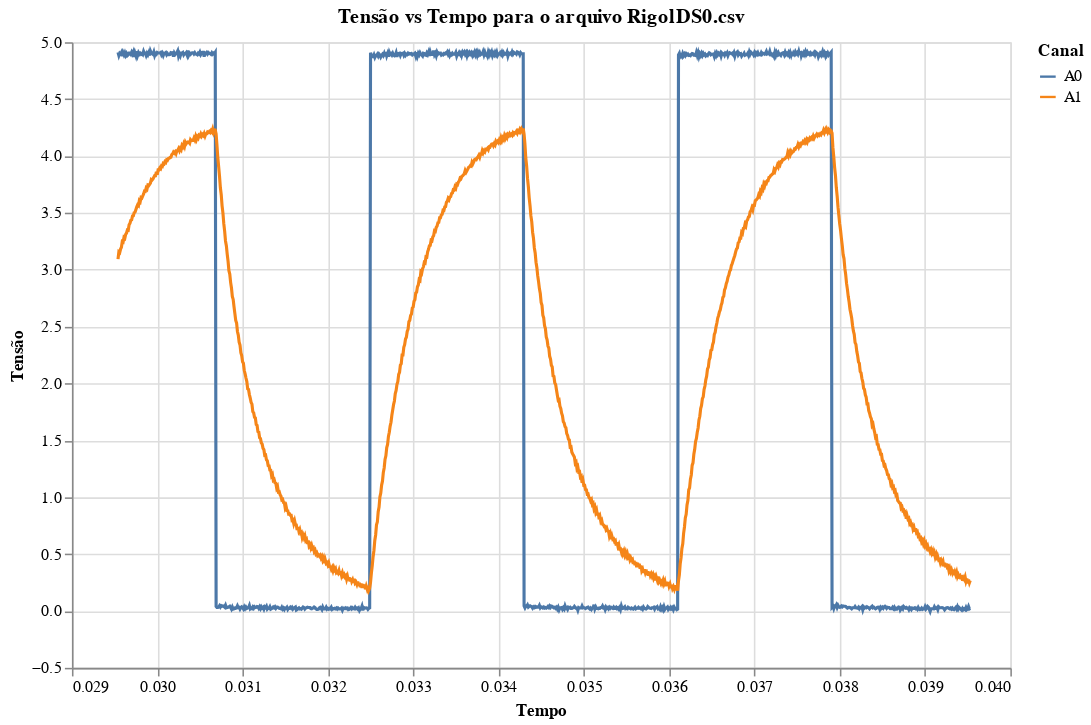
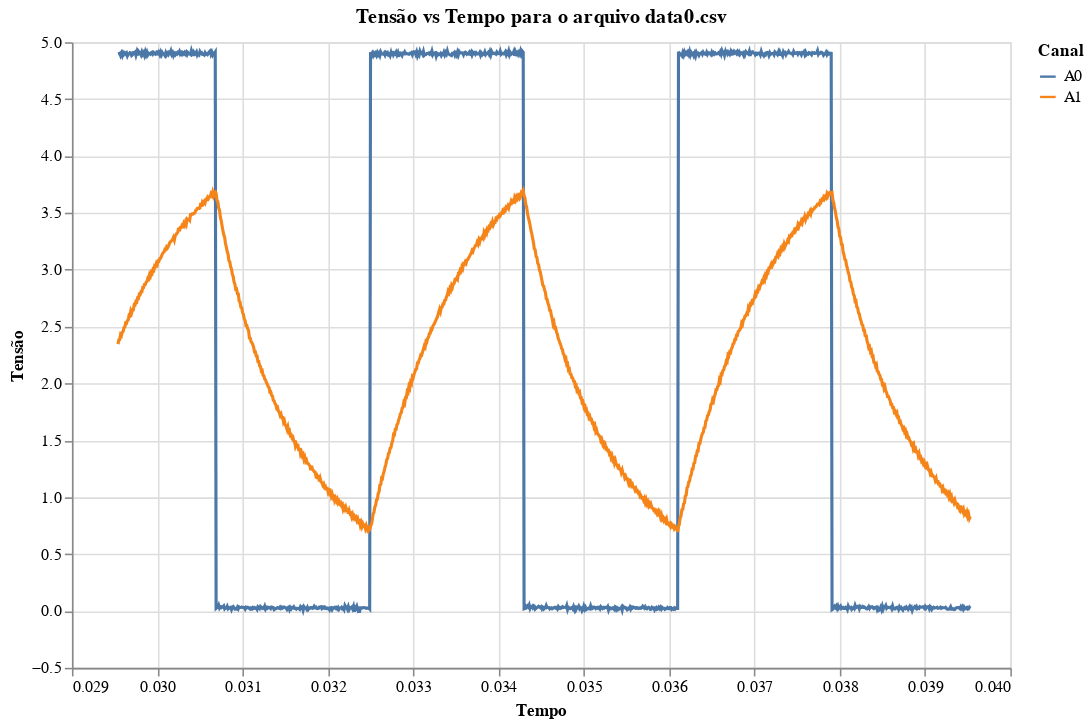
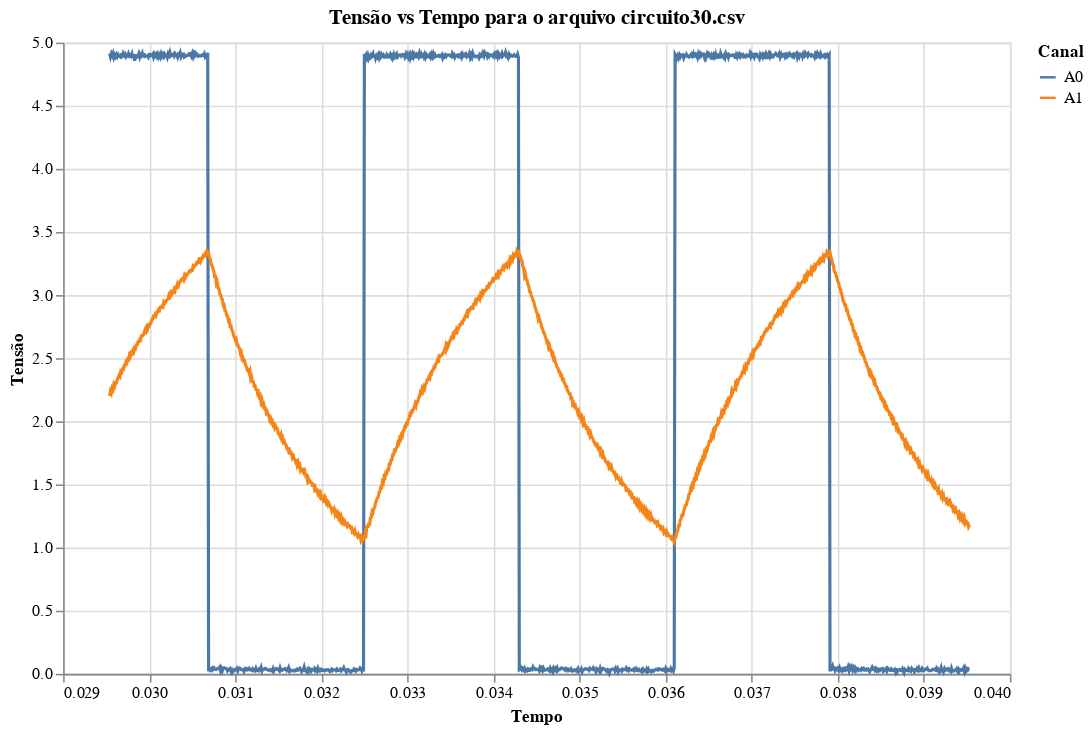
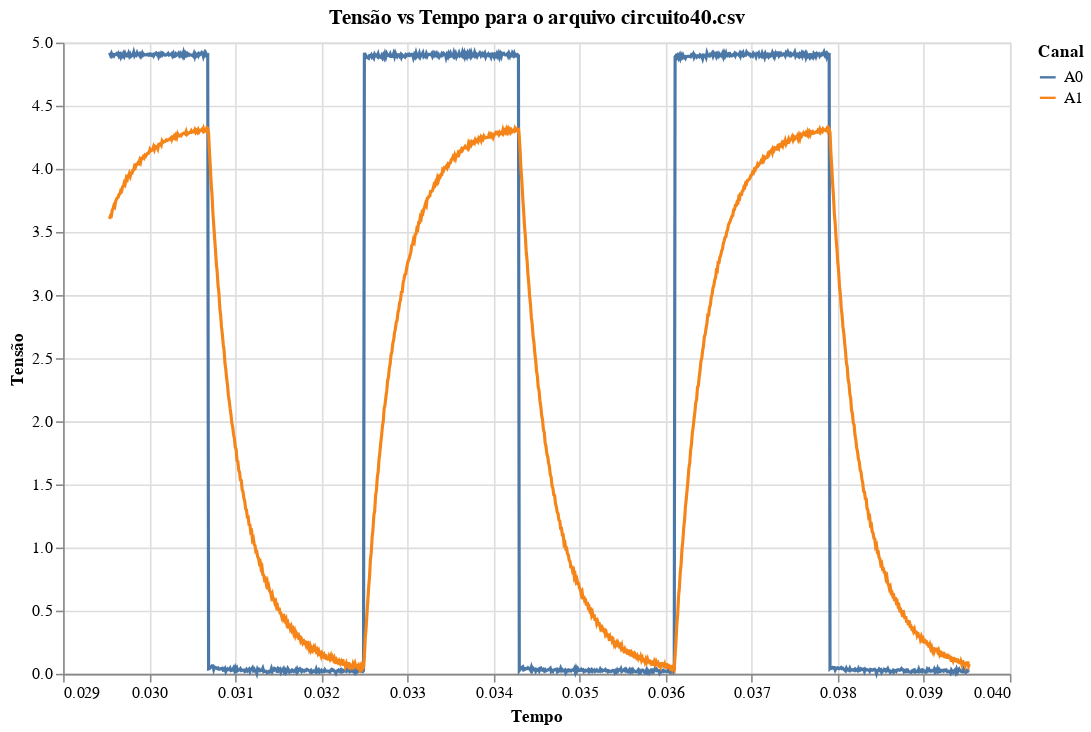

Notebook cell for these charts, in order:
### Markdown cell above
### GRAFICOS RC

### Code cell
import pandas as pd
import altair as alt
import requests

def carregar_dados(url):
    try:
        df = pd.read_csv(url, delimiter=',', on_bad_lines='skip')
    except pd.errors.ParserError as e:
        print(f"Erro de análise ao carregar o CSV: {e}")
        return None, None, None
    except Exception as e:
        print(f"Erro ao carregar o CSV: {e}")
        return None, None, None

    df.columns = df.columns.str.strip()

    print(f"Carregado com sucesso de {url} - Primeiras linhas:\n", df.head())
    print("Colunas disponíveis:", df.columns)

    try:
        tempo = df['Time(s)'].values
        A0 = df['CH1V'].values
        A1 = df['CH2V'].values
    except KeyError as e:
        print(f"Erro ao acessar a coluna: {e}")
        return None, None, None

    return tempo, A0, A1

def gerar_graficos(tempo, A0, A1, url):
    df_plot = pd.DataFrame({'Tempo': tempo, 'A0': A0, 'A1': A1})
    df_plot = pd.melt(df_plot, id_vars=['Tempo'], value_vars=['A0', 'A1'],
                      var_name='Canal', value_name='Tensão')

    chart = alt.Chart(df_plot).mark_line().encode(
        x='Tempo',
        y='Tensão',
        color='Canal:N'
    ).properties(
        width=600,
        height=400,
        title=f"Tensão vs Tempo para o arquivo {url.split('/')[-1]}"
    )

    return chart

def analise_dados():
    urls = [
        'https://raw.githubusercontent.com/Arthur0051/Laborat-rio-1/main/Pratica%2002%20/DadosRC/RC-onda%20quadrada/circuito1/wave/RigolDS0.csv',
        'https://raw.githubusercontent.com/Arthur0051/Laborat-rio-1/main/Pratica%2002%20/DadosRC/RC-onda%20quadrada/circuito2/data0.csv',
        'https://raw.githubusercontent.com/Arthur0051/Laborat-rio-1/main/Pratica%2002%20/DadosRC/RC-onda%20quadrada/circuito3/circuito30.csv',
        'https://raw.githubusercontent.com/Arthur0051/Laborat-rio-1/main/Pratica%2002%20/DadosRC/RC-onda%20quadrada/circuito4/circuito40.csv'
    ]

    for url in urls:
        tempo, A0, A1 = carregar_dados(url)

        if tempo is None or A0 is None or A1 is None:
            print(f"Erro ao carregar os dados para {url}.")
            continue

        chart = gerar_graficos(tempo, A0, A1, url)
        chart.show()

analise_dados()

### Figure 1 — Vega-Lite specification as saved in the notebook (floating-point values rounded to 4 significant figures; data arrays with more than 128 entries replaced by an {"elided": "..."} marker saying what was removed)
{"config": {"view": {"continuousWidth": 300, "continuousHeight": 300}}, "data": {"name": "data-eca7659aa4c5b88c1a866d21335fdfed"}, "mark": {"type": "line"}, "encoding": {"color": {"field": "Canal", "type": "nominal"}, "x": {"field": "Tempo", "type": "quantitative"}, "y": {"field": "Tensão", "type": "quantitative"}}, "height": 400, "title": "Tensão vs Tempo para o arquivo RigolDS0.csv", "width": 600, "$schema": "https://vega.github.io/schema/vega-lite/v5.20.1.json", "datasets": {"data-eca7659aa4c5b88c1a866d21335fdfed": {"elided": "2000 records"}}}

### Figure 2 — Vega-Lite specification as saved in the notebook (floating-point values rounded to 4 significant figures; data arrays with more than 128 entries replaced by an {"elided": "..."} marker saying what was removed)
{"config": {"view": {"continuousWidth": 300, "continuousHeight": 300}}, "data": {"name": "data-875c8989f43af0129fc725104465c400"}, "mark": {"type": "line"}, "encoding": {"color": {"field": "Canal", "type": "nominal"}, "x": {"field": "Tempo", "type": "quantitative"}, "y": {"field": "Tensão", "type": "quantitative"}}, "height": 400, "title": "Tensão vs Tempo para o arquivo data0.csv", "width": 600, "$schema": "https://vega.github.io/schema/vega-lite/v5.20.1.json", "datasets": {"data-875c8989f43af0129fc725104465c400": {"elided": "2000 records"}}}

### Figure 3 — Vega-Lite specification as saved in the notebook (floating-point values rounded to 4 significant figures; data arrays with more than 128 entries replaced by an {"elided": "..."} marker saying what was removed)
{"config": {"view": {"continuousWidth": 300, "continuousHeight": 300}}, "data": {"name": "data-1ad2d030cada620b8973dcae4a462fc0"}, "mark": {"type": "line"}, "encoding": {"color": {"field": "Canal", "type": "nominal"}, "x": {"field": "Tempo", "type": "quantitative"}, "y": {"field": "Tensão", "type": "quantitative"}}, "height": 400, "title": "Tensão vs Tempo para o arquivo circuito30.csv", "width": 600, "$schema": "https://vega.github.io/schema/vega-lite/v5.20.1.json", "datasets": {"data-1ad2d030cada620b8973dcae4a462fc0": {"elided": "2000 records"}}}

### Figure 4 — Vega-Lite specification as saved in the notebook (floating-point values rounded to 4 significant figures; data arrays with more than 128 entries replaced by an {"elided": "..."} marker saying what was removed)
{"config": {"view": {"continuousWidth": 300, "continuousHeight": 300}}, "data": {"name": "data-79b47dc7efc38eb70a6503518e787bbf"}, "mark": {"type": "line"}, "encoding": {"color": {"field": "Canal", "type": "nominal"}, "x": {"field": "Tempo", "type": "quantitative"}, "y": {"field": "Tensão", "type": "quantitative"}}, "height": 400, "title": "Tensão vs Tempo para o arquivo circuito40.csv", "width": 600, "$schema": "https://vega.github.io/schema/vega-lite/v5.20.1.json", "datasets": {"data-79b47dc7efc38eb70a6503518e787bbf": {"elided": "2000 records"}}}
